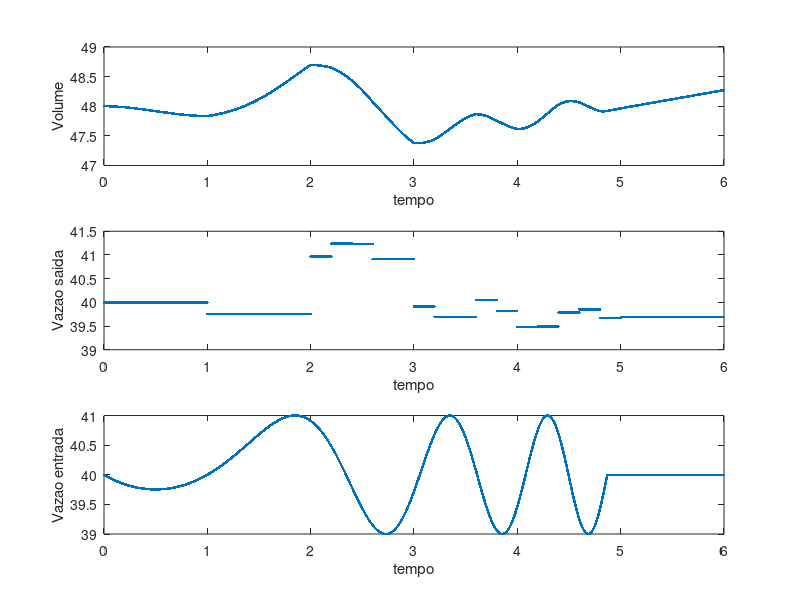

MATLAB code for this plot:

% Limpando vetores
 clear    tempoV;
 clear    VV;
 clear    FV;
 clear    F0V;
  
% Alimentacao (entrada)
F0=40;   
F0ant=F0;

% Saida
F=40;                  

% Dimensao
V=48;    

% Condicoes de operacao (set points)
Vset=48;       

% Passo de tempo das equacoes diferenciais
dt=0.001;  

% Constantes do controlador PI (Proporcional Integral)
Kc=-1;   
Ti=1/500;  

% Tempo de simulacao
tf=6;       

% Tempo de amostragem do controlador     <-----------  Novidade
tsample=1;

% Vazao para quando o erro (variavel no setpoint - variavel) for zero. V=cte
Ferrozero = F0;  

% Disturbio
% F0=45;    
 
 % Inicio do loop
 i=1;
 intPID=0;
 tempo=0;
 while (tempo<=tf)   
   
    % Função de F0 com o tempo
    if (tempo<4.8703)
      F0= 40 + sin(tempo*tempo - tempo);
    endif
  
    if (tempo>=4.8703)
      F0=40;
    endif         

    % Calculando as derivadas
    dVdt=F0-F;    

    % Calculando as variaveis
    V=V+dVdt*dt;              
    
    % Condição para diminuição do sample
    tsample=1;
    if (abs(F0-F0ant)/dt)>2  % Derivada da vazao de entrada no tempo
        tsample=0.2;
     endif          
    
     if (abs ( round(tempo/tsample)  -  (tempo/tsample) )  < 1e-4)   
        % disp(tempo)
        % Controlador PI no Volume
        %----------------------------------------------------------
        % Definindo o erro
          Err=(Vset-V);         
          % A integral do PI no volume    
          intPID = intPID + (Err)*dt;   
          % A parte proporcional do PI no volume
          proPID = Err;              
          % A equacao do PI no volume
          F = Ferrozero + ( Kc*proPID + (Kc/Ti)*intPID );
          %----------------------------------------------------------    
      endif
      
      F0ant=F0;
      
    %Vetorizando   
    tempoV(i)=tempo;    
    VV(i)=V;  
    FV(i)=F;  
    F0V(i)=F0;
    i=i+1;
        
    tempo = tempo + dt;
 end
 
 % Plotando os gr�ficos
 subplot(3,1,1); plot(tempoV,VV,'.'); xlabel('tempo');ylabel('Volume'); hold on;    
 subplot(3,1,2); plot(tempoV,FV,'.'); xlabel('tempo');ylabel('Vazao saida'); hold on; 
 subplot(3,1,3); plot(tempoV,F0V,'.'); xlabel('tempo');ylabel('Vazao entrada'); hold on;   